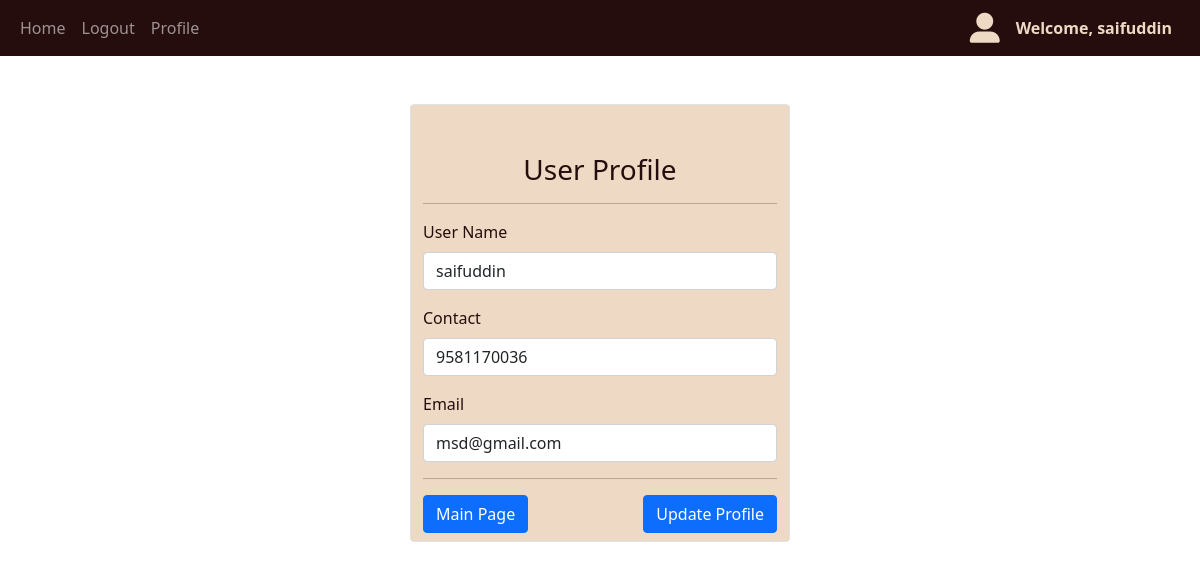
/user-profile (signed in), run on the app's committed database.
### Blog_app/models.py (models this page shows)
class User(db.Model,UserMixin):
    id = db.Column(db.Integer,primary_key =True , autoincrement=True)
    email = db.Column(db.String(120),unique = True)
    username = db.Column(db.String(120),unique = True)
    password = db.Column(db.String(120),unique = True)
    contact = db.Column(db.String(15),unique = True)
    data_created =db.Column(db.String(20))
    posts = db.relationship('Post',backref ='user',passive_deletes = True)
    comments = db.relationship('Comment',backref ='user',passive_deletes = True)
    likes = db.relationship('Like',backref ='user',passive_deletes = True)

### Blog_app/show.py (the view)
@show.route("/user-profile")
@login_required
def user_profile():
    return render_template('userprofile.html',user = current_user)

### Blog_app/__init__.py (called while the page is built)
def create_app():
    app = Flask(__name__)
    app.config['SECRET_KEY'] = "@hello123"
    app.config['SQLALCHEMY_DATABASE_URI'] = f'sqlite:///{DATABASE}'
    db.init_app(app)
    from .show import show
    from .validation import validation
    app.register_blueprint(show, url_prefix = "/")
    app.register_blueprint(validation, url_prefix = "/")
    from . models import User,Post,Comment,Like
    create_database(app)
    login_manager = LoginManager()
    login_manager.login_view = "validation.login"
    login_manager.init_app(app)
    @login_manager.user_loader
    def load_user(id):
        return User.query.get(int(id))
    return app

### Blog_app/templates/userprofile.html (shortened to what this page needs)
{% extends "base.html" %}
{% block contant %}
<div class="row">
  <div class="col-md-4 col-sm-4 col-xs-12 "></div>
  <div class="col-md-4 col-sm-4 col-xs-12 bgColor mt-5 border rounded">
    <h3 class="textColor text-center mt-5">User Profile</h3>
    <hr class="bgColor2" />
    <form class="textColor">
      <div class="row mb-3">
        <div class="col-md-12 col-sm-12 col-xs-12 bgColor">
          <label class="form-label">User Name</label>
            <input
              type="text"
              class="form-control"
              aria-describedby="lastNamelHelp"
              placeholder="last name"
              value={{user.username}}
            />
        </div>
      </div>
      <div class="row mb-3">
        <div class="col-md-12 col-sm-12 col-xs-12 bgColor">
          <label class="form-label">Contact</label>
          <input
            type="email"
            class="form-control"
            aria-describedby="emailHelp"
            placeholder="username"
            value="{{user.contact}}"
          />
        </div>
      </div>
      <div class="row mb-3">
        <div class="col-md-12 col-sm-12 col-xs-12 bgColor">
          <label class="form-label">Email</label>
          <input
            type="text"
            class="form-control"
            aria-describedby="contactHelp"
            placeholder="contact"
            value={{user.email}}
          />
        </div>
      </div>
    </form>
    <hr class="bgColor2 mb-6" />
    <div class="row mb-2">
      <div class="col-md-6">
          <a class="btn btn-primary" href="/" role="button">Main Page</a>
      </div>
      <div class="col-md-6" align="right">
          <a class="btn btn-primary" href="/update-profile" role="button">Update Profile</a>
      </div>
    </div>
  </div>
  <div class="col-md-4 col-sm-4 col-xs-12 "></div>
</div>
</div>
{% endblock %}

### Blog_app/templates/base.html (shortened to what this page needs)
<!DOCTYPE html>
<html lang="en">
<head>
    <link href="https://cdn.jsdelivr.net/npm/bootstrap@5.0.2/dist/css/bootstrap.min.css"
     rel="stylesheet"
     />
</head>
<body>
    <nav class="navbar navbar-expand-lg navbar-dark bgColor2 textColor navbar-fixed-top">
        <div class="container-fluid">
            <div class="collapse navbar-collapse" id="navbar">
              <div class="navbar-nav">
                <a class="nav-item nav-link" href="/">Home</a>
                {% if user.is_authenticated %}
                <a class="nav-item nav-link" href="/logout">Logout</a>
                <a class=" nav-link" href="/user-profile">Profile</a>
                {% else %}
                <a class="nav-item nav-link" href="/login">Login</a>
                <a class="nav-item nav-link" href="/signup">Sign Up</a>
                {% endif  %}
              </div>
            </div>
            {% if user.is_authenticated %}
            <i class='fas fa-user-alt' style='font-size:30px ;color:#edd9c4'></i>
              <a class=" nav-item nav-link tColor saif " href="/user-profile" ><b>  Welcome, {{user.username}}</b></a>
              {% endif  %}
          </div>
        </nav>
    <div class = "container">{% block contant %}{% endblock %}</div>
</body>
</html>

### Blog_app/templates/base.html (style rules this page uses)
.bgColor { background-color: #edd9c4; }
.tColor { color: #edd9c4; }
.bgColor2 { background-color: #260d0d; }
.textColor { color: #260d0d; }

### data on the page
User: username "saifuddin", contact "9581170036", email "msd@gmail.com"
